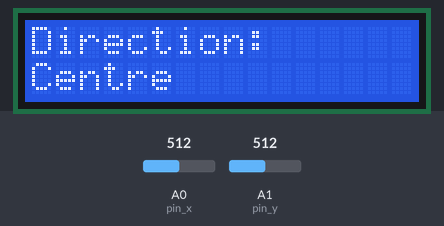
A sketch run on a simulated Arduino Uno, built with avr-gcc and run on an emulated ATmega328P. Parts: 16×2 character LCD. The inputs (shaded band) are chosen by the test bench; at power-on: A0 (pin_x) = 512, A1 (pin_y) = 512.

Above: at 1.2 s.
1.3 s: A0 (pin_x) set to 588
2.8 s: A0 (pin_x) set to 608
At 3.2 s:
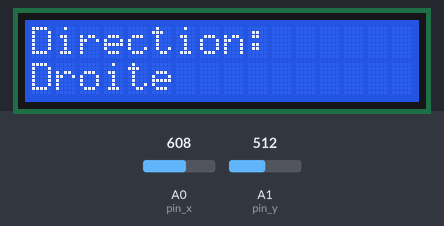
4.3 s: A0 (pin_x) set to 390
At 5.6 s:
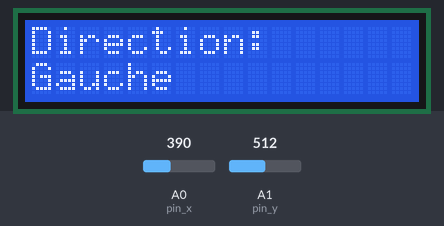
7.3 s: A0 (pin_x) set to 413
At 8.2 s:
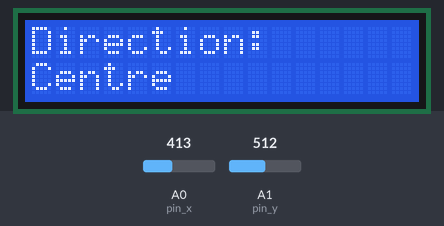
8.9 s: A1 (pin_y) set to 584
10.4 s: A1 (pin_y) set to 615
At 10.8 s:
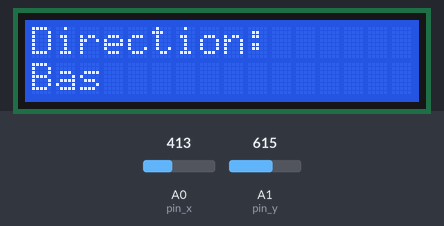
Timing chart, 0 to 12.9 s (numbered marks = the images above; inputs shaded):
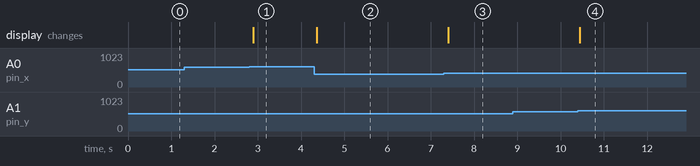

Measured:
- the behaviour switches between 600 and 601 on A0 (pin_x) (found by bisection; images 0 and 1)
- the behaviour switches between 399 and 400 on A0 (pin_x) (found by bisection; images 2 and 3)
- the behaviour switches between 600 and 601 on A1 (pin_y) (found by bisection; images 3 and 4)
- after the input at 1.3 s, every drawn part: stays the same
- after the input at 2.8 s, the display: changes after 0.10 s (image 1)
- after the input at 4.3 s, the display: changes after 0.07 s (image 2)
- after the input at 7.3 s, the display: changes after 0.11 s (image 3)
- after the input at 8.9 s, every drawn part: stays the same
- after the input at 10.4 s, the display: changes after 0.05 s (image 4)

The sketch:

Job9.ino
```cpp
#include <LiquidCrystal.h>

LiquidCrystal lcd(7, 8, 9, 10, 11, 12);

int pin_x = A0;
int pin_y = A1;

void setup() {

  lcd.begin(16, 2);
}

void loop() {
  int val_x = analogRead(pin_x);
  int val_y = analogRead(pin_y);

  String direction = "";
  if (val_x < 400) {
    direction = "Gauche";
  } else if (val_x > 600) {
    direction = "Droite";
  } else if (val_y < -400) {
    direction = "Haut";
  } else if (val_y > 600) {
    direction = "Bas";
  } else {
    direction = "Centre";
  }

  lcd.clear();
  lcd.setCursor(0, 0);
  lcd.print("Direction:");
  lcd.setCursor(0, 1);
  lcd.print(direction);

  delay(100);
}
```
